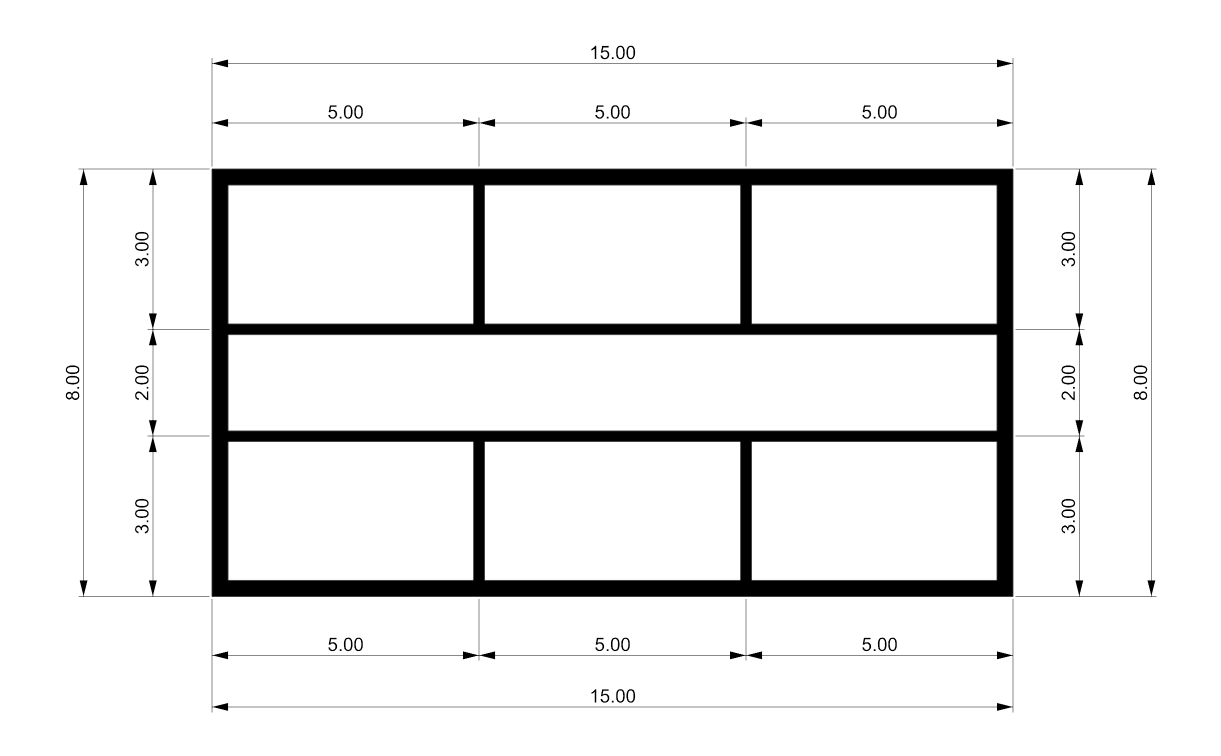
#> input picture test_data/SmallOffice/smalloffice_13/top_view.png, 2441 x 1512 px, found by its file name (shown at 1/2 size)
$ python annotate.py
#> lines starting #> are read from the running program, lines starting #| are printed output that depends on the picture
from PIL import Image, ImageDraw, ImageFont
from pathlib import Path

IMG_PATH = Path('test_data/SmallOffice/smalloffice_13/top_view.png')
OUT_PATH = Path('test_data/SmallOffice/smalloffice_13/top_view_annotated.png')

img = Image.open(IMG_PATH)
#> img is the input picture: PIL image 2441x1512 RGB; min 0, max 255, mean 235.8
W_px, H_px = img.size
#> W_px = 2441; H_px = 1512
print('Original size:', img.size)
#| Original size: (2441, 1512)

# Building bounds in original image (approx, from visual inspection)
# 15 m wide x 8 m deep
LEFT, TOP, RIGHT, BOTTOM = 220, 340, 1955, 1260
pad = 20
crop = img.crop((LEFT - pad, TOP - pad, RIGHT + pad, BOTTOM + pad))
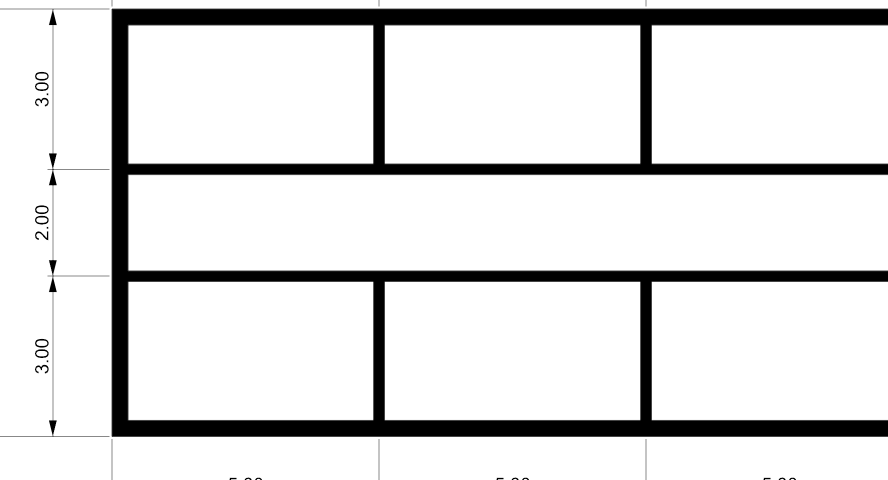
#> crop: PIL image 1775x960 RGB (shown at 1/2 size); min 0, max 255, mean 221.3

SCALE = 6
big = crop.resize((crop.width * SCALE, crop.height * SCALE), Image.NEAREST)
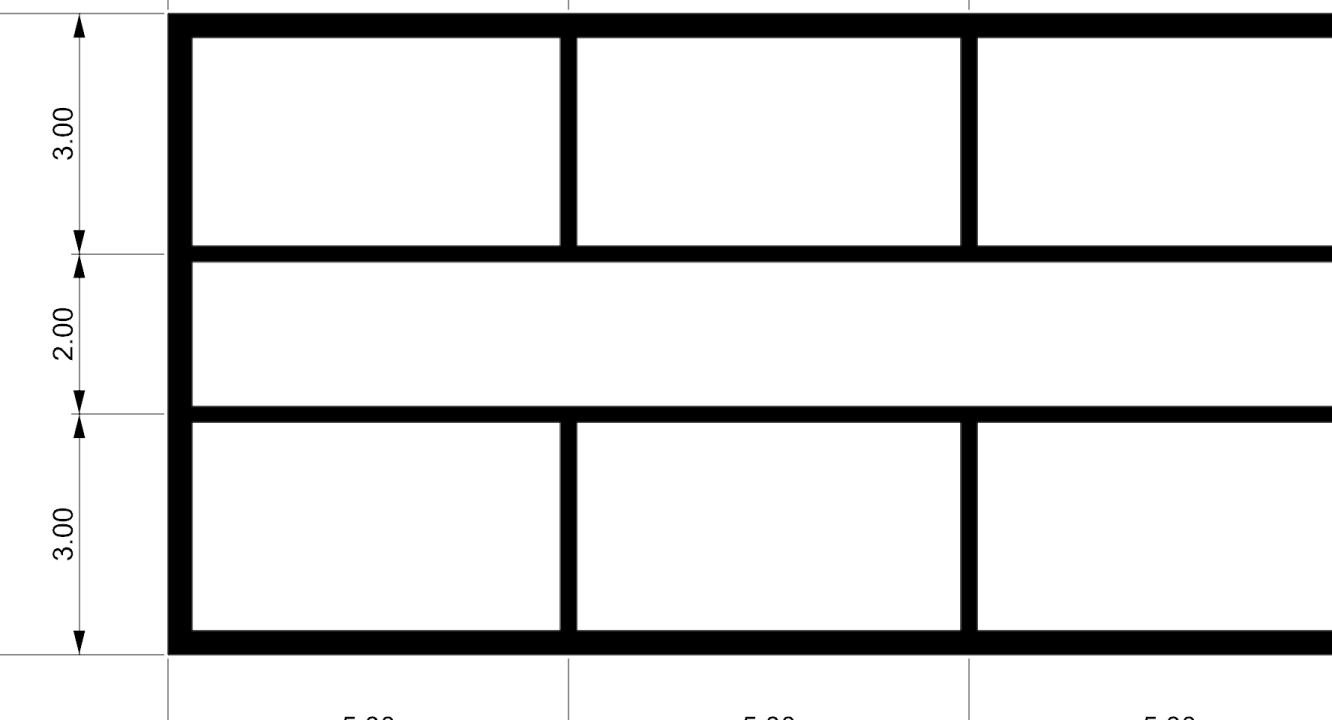
#> big: PIL image 10650x5760 RGB (shown at 1/8 size); min 0, max 255, mean 221.3
draw = ImageDraw.Draw(big)

try:
    font = ImageFont.truetype('C:/Windows/Fonts/arialbd.ttf', 56)
except Exception:
    font = ImageFont.load_default()

# px/m
x_scale = (RIGHT - LEFT) / 15.0
y_scale = (BOTTOM - TOP) / 8.0

def to_scaled(x_real, y_real_from_bottom):
    x_orig = LEFT + x_real * x_scale
    y_orig = BOTTOM - y_real_from_bottom * y_scale
    return ((x_orig - (LEFT - pad)) * SCALE,
            (y_orig - (TOP - pad)) * SCALE)

zones = {
    'Zone_F1_S1':  to_scaled(2.5, 1.5),
    'Zone_F1_S2':  to_scaled(7.5, 1.5),
    'Zone_F1_S3':  to_scaled(12.5, 1.5),
    'Zone_F1_C':   to_scaled(7.5, 4.0),
    'Zone_F1_N1':  to_scaled(2.5, 6.5),
    'Zone_F1_N2':  to_scaled(7.5, 6.5),
    'Zone_F1_N3':  to_scaled(12.5, 6.5),
}

MARGIN = 8
for name, (x, y) in zones.items():
    bbox = draw.textbbox((0, 0), name, font=font)
    tw, th = bbox[2] - bbox[0], bbox[3] - bbox[1]
    draw.rectangle(
        [x - tw//2 - MARGIN, y - th//2 - MARGIN,
         x + tw//2 + MARGIN, y + th//2 + MARGIN],
        fill='white', outline='red', width=3
    )
    draw.text((x - tw//2, y - th//2), name, fill='red', font=font)
#> this loop made 7 passes
#> (bbox, tw, th) on passes 1 to 7: ((0, 10, 338, 65), 338, 55), ((0, 10, 338, 65), 338, 55), ((0, 10, 338, 65), 338, 55), ((0, 10, 306, 65), 306, 55), ((0, 11, 344, 65), 344, 54), ((0, 10, 344, 65), 344, 55), ((0, 10, 344, 65), 344, 55)

big.save(OUT_PATH)
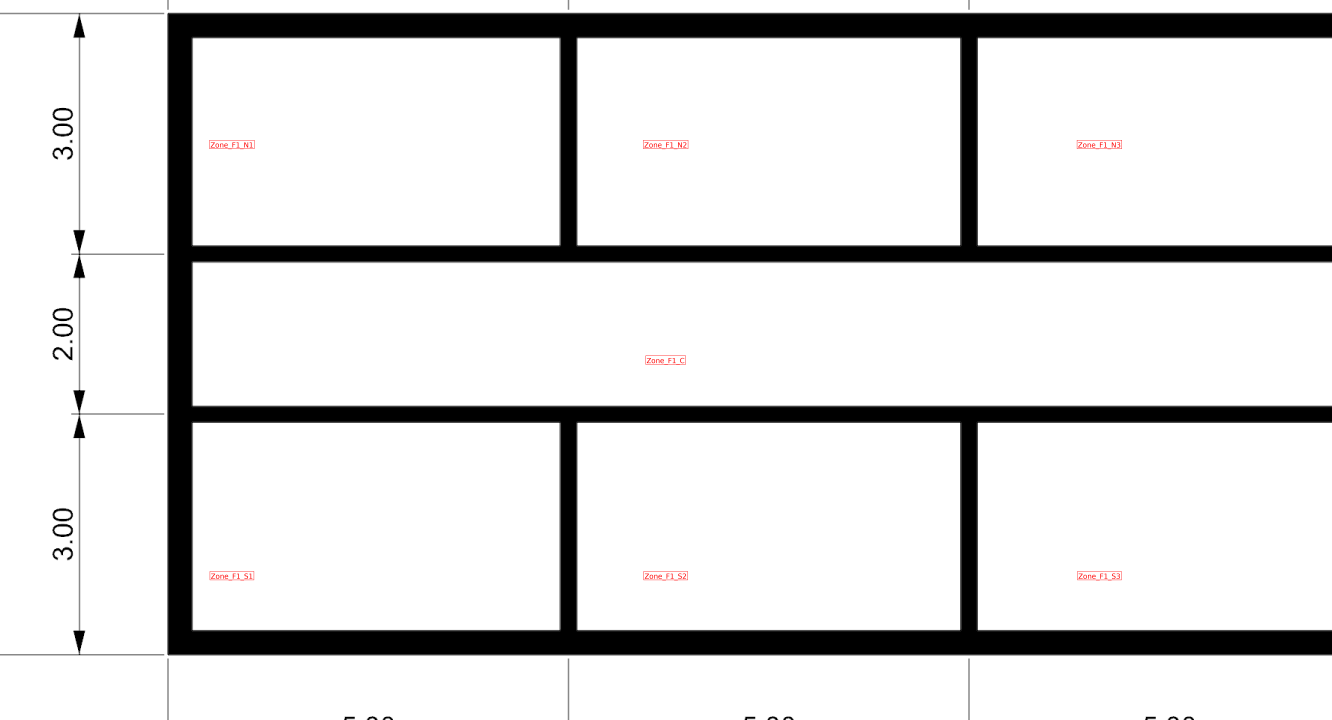
#> saved as top_view_annotated.png: PIL image 10650x5760 RGB (shown at 1/8 size); mean R, G, B 221.3, 221.1, 221.1
print('Saved:', OUT_PATH)

$ run again, with test_data/SmallOffice/smalloffice_13/East_view.png copied over test_data/SmallOffice/smalloffice_13/top_view.png
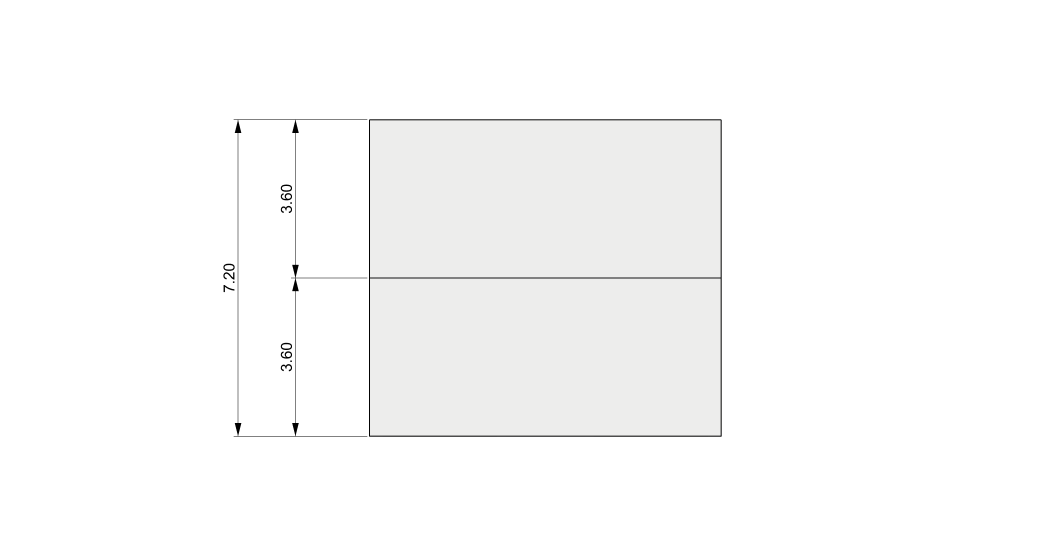
#> input picture test_data/SmallOffice/smalloffice_13/East_view.png, 3186 x 1659 px, found by its file name (shown at 1/3 size)
#> img is the input picture: PIL image 3186x1659 RGBA; mean R, G, B, A 250.5, 250.5, 250.3, 255
#| Original size: (3186, 1659)
#> `crop = img.crop((LEFT - pad, TOP - pad, RIGHT + pad, BOTTOM + pad))`:
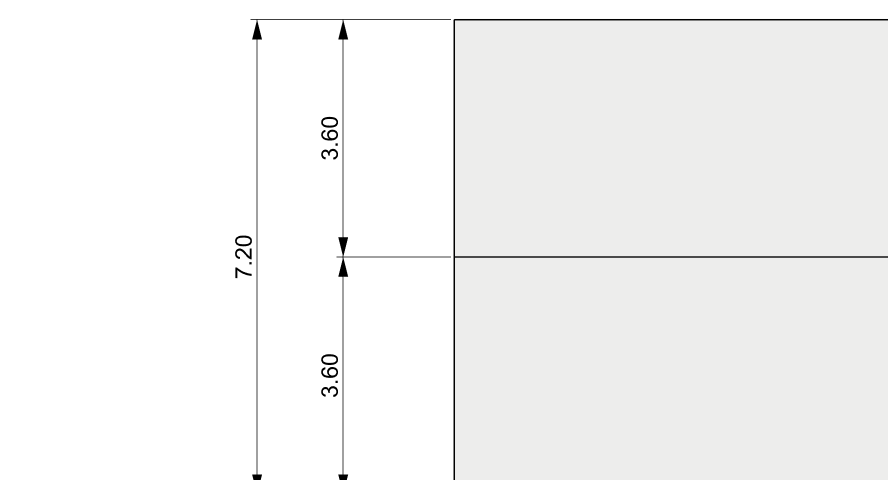
#> crop: PIL image 1775x960 RGBA (shown at 1/2 size); mean R, G, B, A 244.3, 244.3, 243.8, 255
#> the loop `for name, (x, y) in zones.items():` made 7 passes
#> (bbox, tw, th) on passes 1 to 7: ((0, 10, 338, 65), 338, 55), ((0, 10, 338, 65), 338, 55), ((0, 10, 338, 65), 338, 55), ((0, 10, 306, 65), 306, 55), ((0, 11, 344, 65), 344, 54), ((0, 10, 344, 65), 344, 55), ((0, 10, 344, 65), 344, 55)
#> `big.save(OUT_PATH)`:
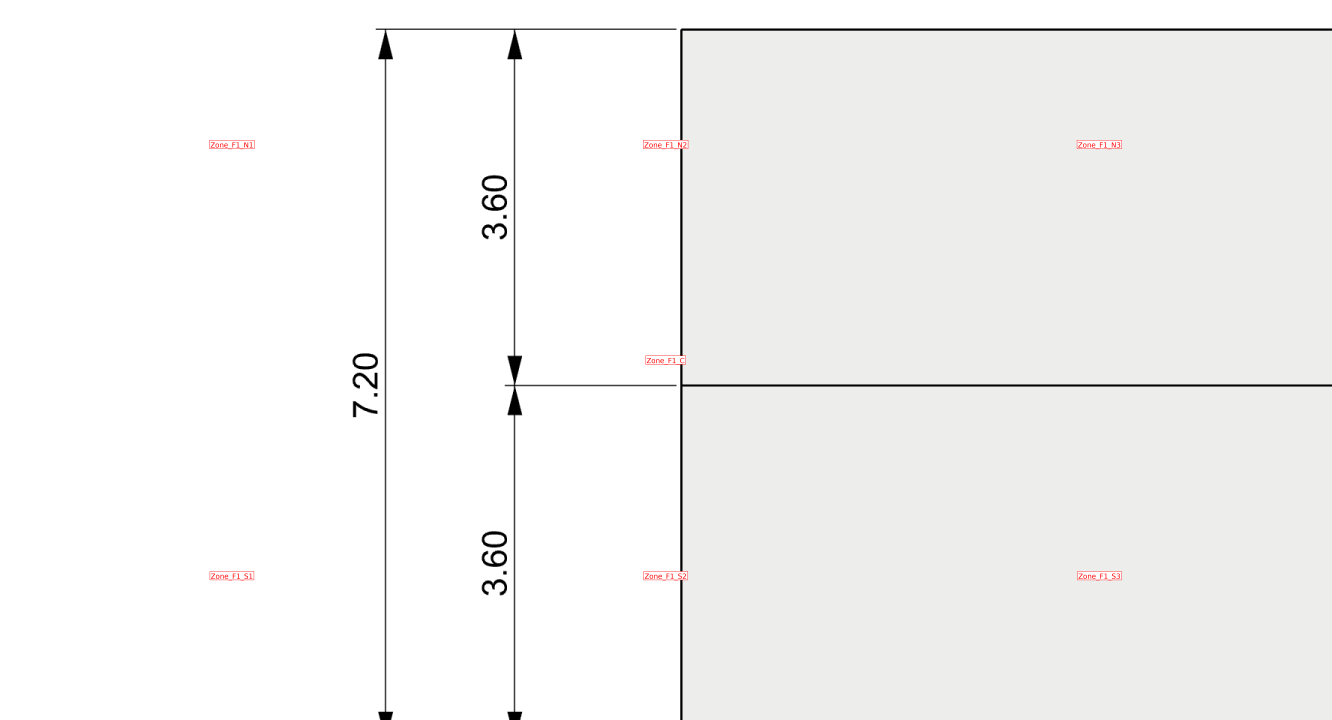
#> saved as top_view_annotated.png: PIL image 10650x5760 RGBA (shown at 1/8 size); mean R, G, B, A 244.3, 244.1, 243.7, 255

$ run again, with test_data/SmallOffice/smalloffice_13/North_view.png copied over test_data/SmallOffice/smalloffice_13/top_view.png
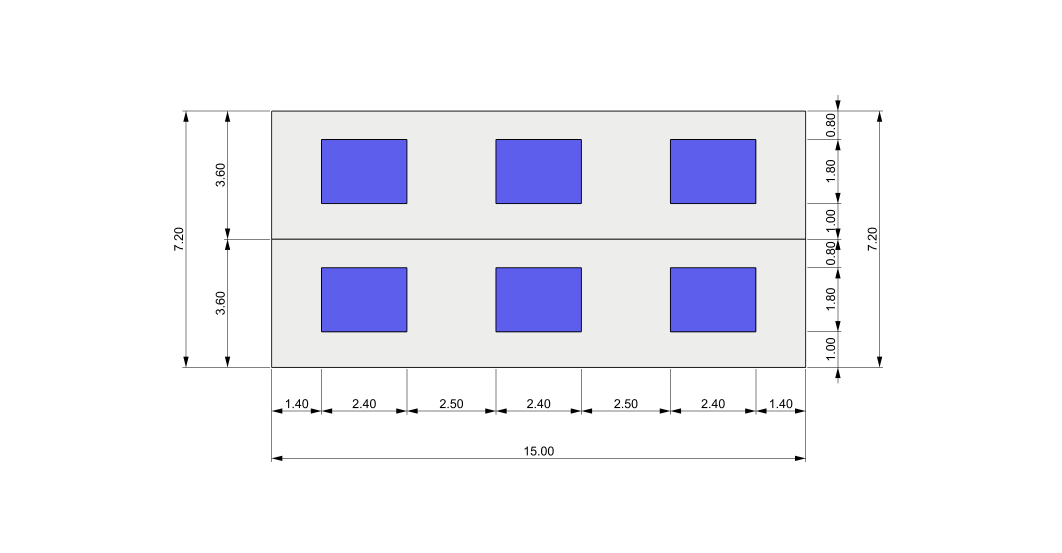
#> input picture test_data/SmallOffice/smalloffice_13/North_view.png, 3186 x 1659 px, found by its file name (shown at 1/3 size)
#> img is the input picture: PIL image 3186x1659 RGBA; mean R, G, B, A 240, 240, 247.6, 255
#| Original size: (3186, 1659)
#> `big = crop.resize((crop.width * SCALE, crop.height * SCALE), Image.NEA..`:
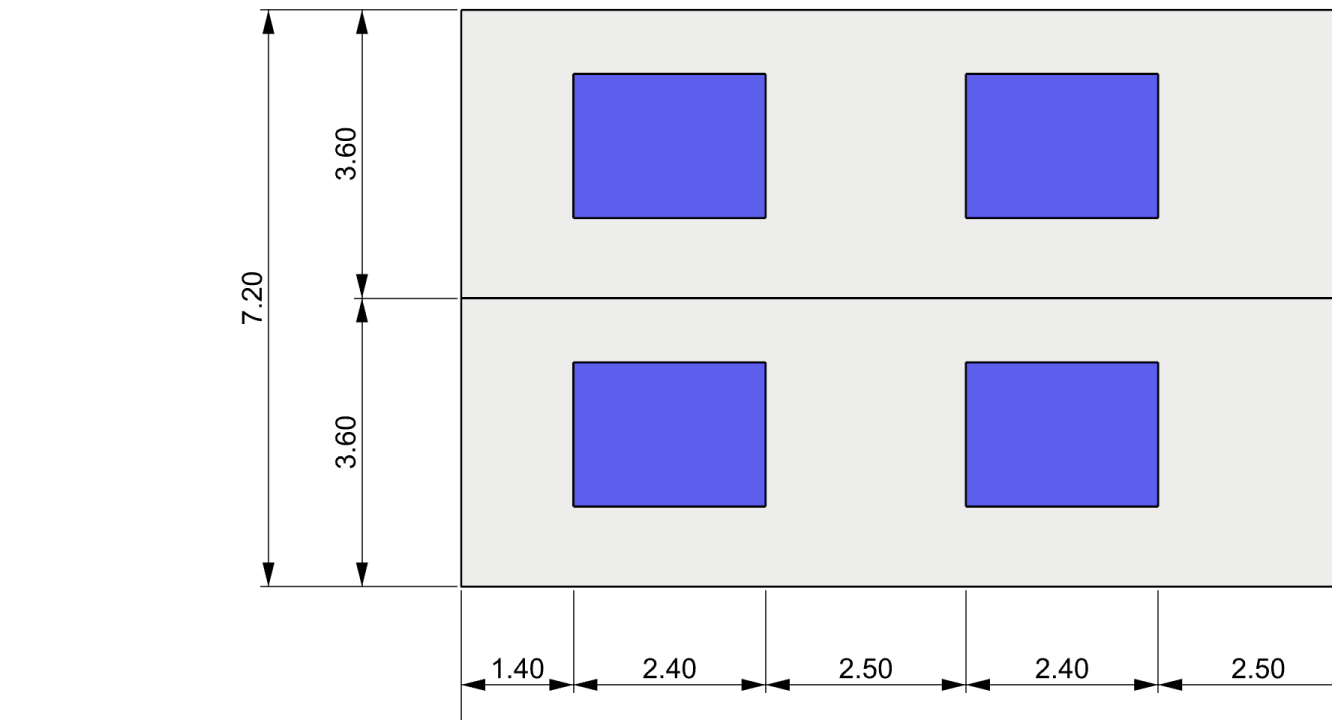
#> big: PIL image 10650x5760 RGBA (shown at 1/8 size); mean R, G, B, A 224.3, 224.3, 239.9, 255
#> the loop `for name, (x, y) in zones.items():` made 7 passes
#> (bbox, tw, th) on passes 1 to 7: ((0, 10, 338, 65), 338, 55), ((0, 10, 338, 65), 338, 55), ((0, 10, 338, 65), 338, 55), ((0, 10, 306, 65), 306, 55), ((0, 11, 344, 65), 344, 54), ((0, 10, 344, 65), 344, 55), ((0, 10, 344, 65), 344, 55)
#> `big.save(OUT_PATH)`:
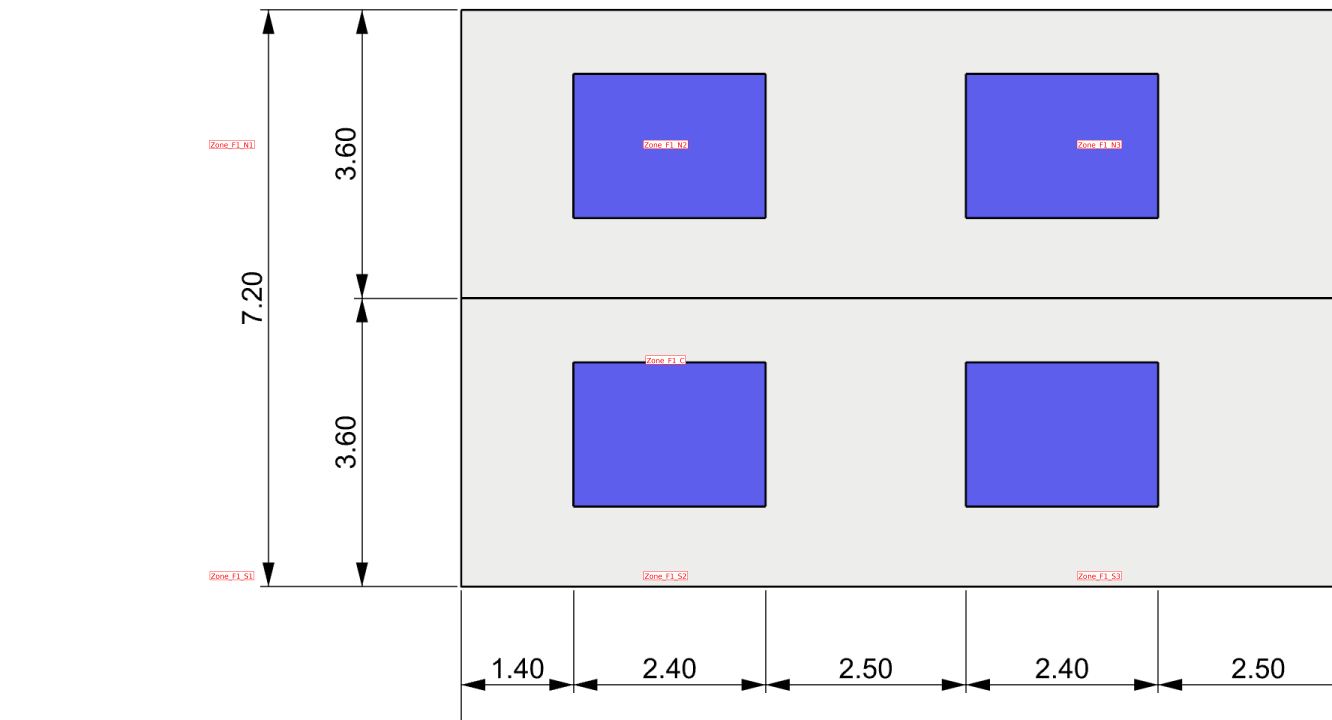
#> saved as top_view_annotated.png: PIL image 10650x5760 RGBA (shown at 1/8 size); mean R, G, B, A 224.5, 224.3, 239.8, 255
